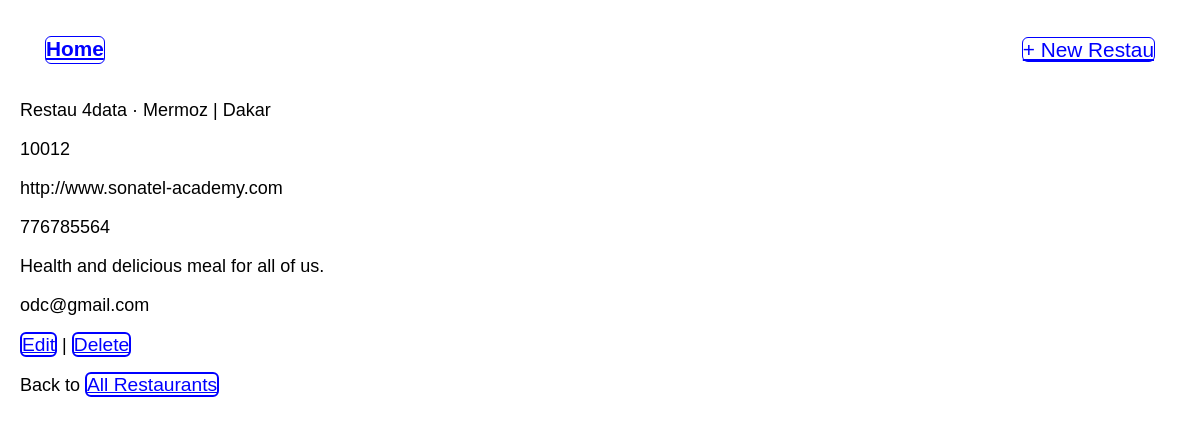
The page /classic/1/ on the database its author committed.
### restau/models.py (models this page shows, shortened)
class Restau(models.Model):
    restau_name = models.CharField(max_length=200, blank=False)
    street = models.CharField(max_length=400, blank=True)
    city = models.CharField(max_length=400, blank=True)
    zip_code = models.IntegerField(blank=False, default=0)
    website = models.URLField(max_length=420, blank=True)
    phone_number = models.CharField(validators=[RegexValidator(regex=r'^\221?\d{9,10}$')], max_length=10, blank=True)
    description = models.TextField(blank=True)
    email = models.EmailField(max_length=254, blank=True)
    active = models.BooleanField(default=True)

### classic_restau/views.py (the view)
# urls.py: path('<int:pk>/', ClassicRestauDetailView.as_view(), name='restau_detail'),
class ClassicRestauDetailView(DetailView):
    model = Restau
    template_name = 'restau_detail.html'

### classic_restau/templates/restau_detail.html
{% extends 'base.html' %}
{% block content %}
<div class="card">
    <div class="card-header">
        <span class="font-weight-bold">{{ object.restau_name }}</span> &middot;
        <span class="text-muted">{{ object.street }} | {{ object.city }}</span>
    </div>
    <div class="card-body">
        <p>{{ object.zip_code }}</p>
         <p>{{ object.website }}</p>
         <p>{{ object.phone_number }}</p>
         <p>{{ object.description }}</p>
         <p>{{ object.email }}</p>
    </div>
    <div class="card-footer text-center text-muted">
        <p>
            <a href="{% url 'restau_update' object.pk %}">Edit</a> |
            <a href="{% url 'restau_delete' object.id %}">Delete</a>
        </p>
        <p>
            Back to <a href="{% url 'restau_list' %}">All Restaurants</a>
        </p>
    </div>
</div>
{% endblock %}

### static/css/base.css (style rules this page uses)
* { box-sizing: border-box; }
body { font-family: 'Source Sans Pro', sans-serif; font-size: 18px; margin-left: 20px; margin-right: 20px; }
.text-muted a { border: 2px solid blue; background: transparent; color: blue; border-radius: 6px; font-size: 1.2rem; height: 28px; }

### rows shown on the page
Restau: restau_name "Restau 4data", street "Mermoz", city "Dakar", zip_code "10012", website "http://www.sonatel-academy.com", phone_number "776785564", description "Health and delicious meal for all of us.", email "odc@gmail.com"
